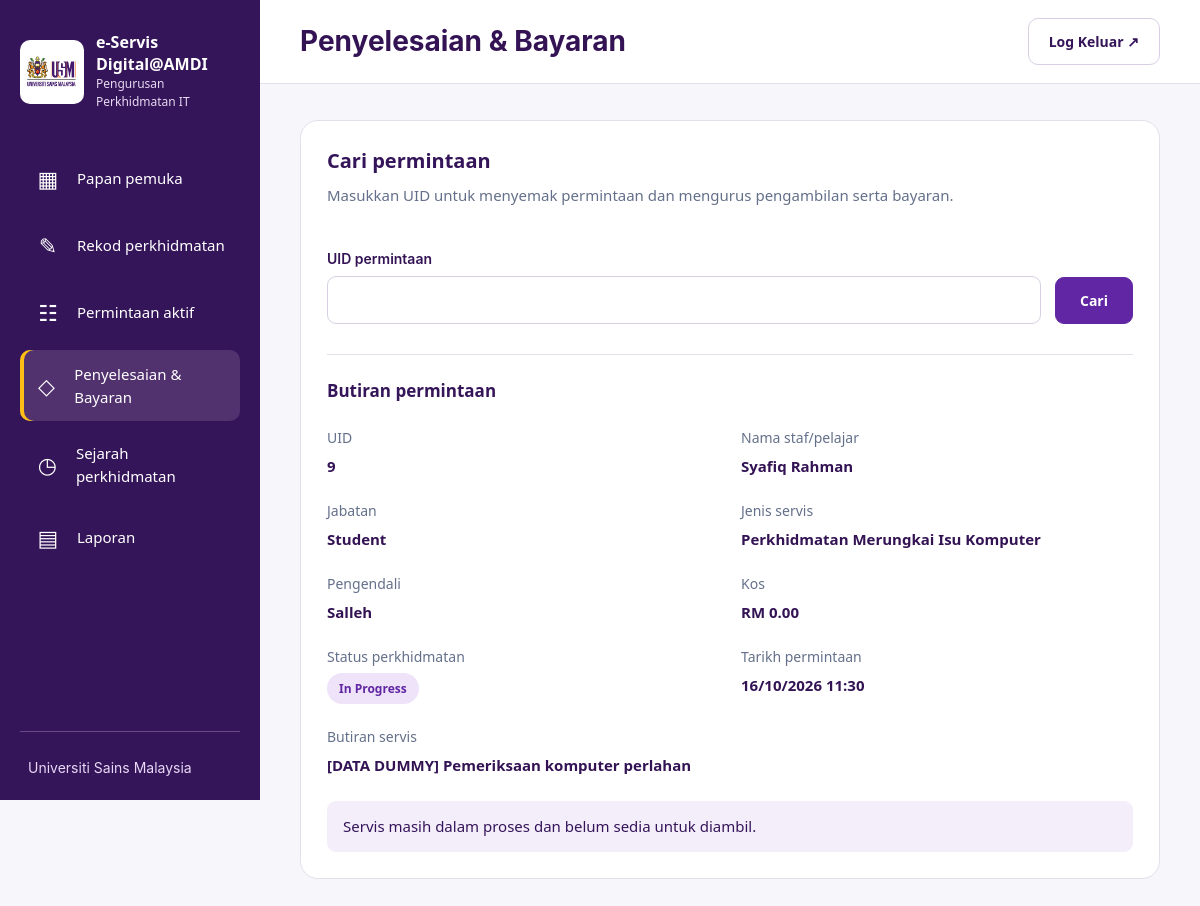
The app's page /payments/index.php?uid=9 (signed in), older data.
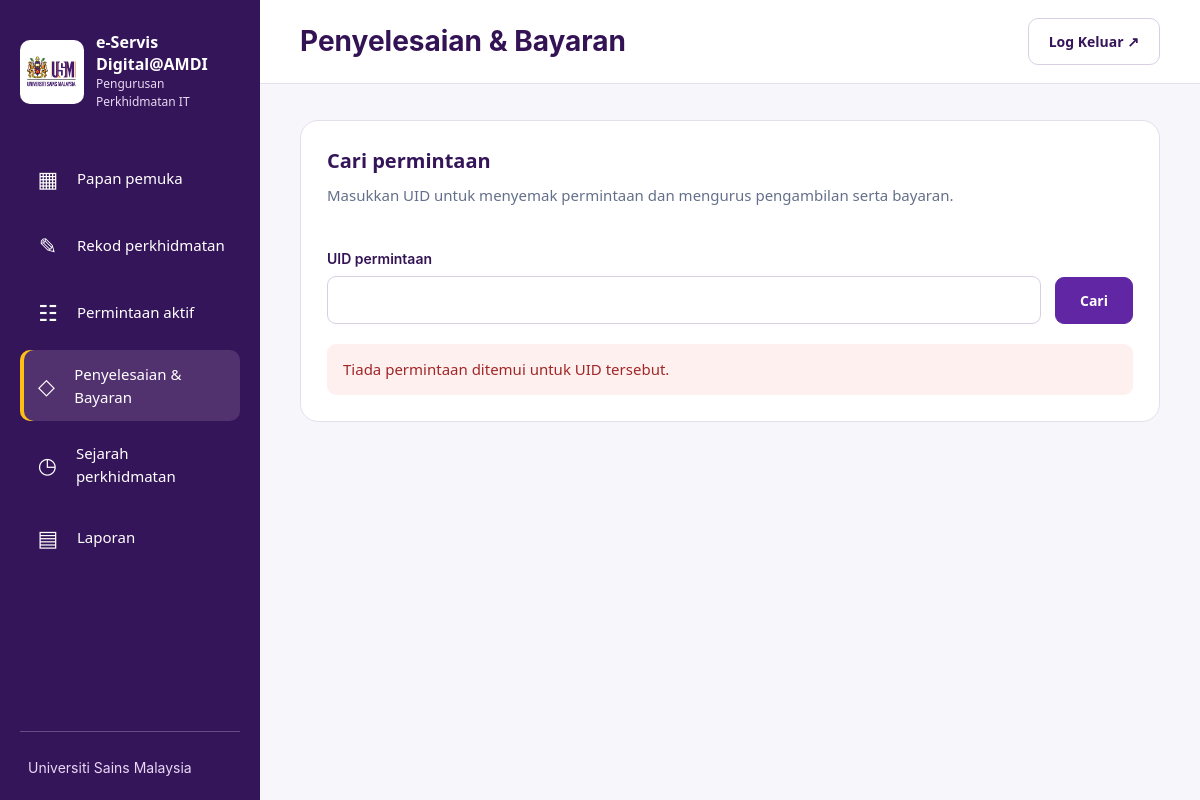
The same page, newer data.
### tables this page shows
CREATE TABLE `service_requests` (
  `id` int(10) UNSIGNED NOT NULL,
  `uid` varchar(40) NOT NULL,
  `requester_name` varchar(150) NOT NULL,
  `department_id` int(10) UNSIGNED NOT NULL,
  `service_type_id` int(10) UNSIGNED NOT NULL,
  `service_details` text NOT NULL,
  `estimated_cost` decimal(10,2) NOT NULL,
  `requested_at` datetime NOT NULL,
  `handler_id` int(10) UNSIGNED NOT NULL,
  `status` enum('in_progress','ready','completed') NOT NULL DEFAULT 'in_progress',
  `ready_at` datetime DEFAULT NULL,
  `picked_up_at` datetime DEFAULT NULL,
  `payment_date` date DEFAULT NULL,
  `reference_no` varchar(100) DEFAULT NULL,
  `completed_at` datetime DEFAULT NULL,
  `created_by` int(10) UNSIGNED NOT NULL,
  `completed_by` int(10) UNSIGNED DEFAULT NULL,
  `created_at` datetime NOT NULL DEFAULT current_timestamp(),
  `updated_at` datetime NOT NULL DEFAULT current_timestamp() ON UPDATE current_timestamp(),
  `requester_phone` varchar(30) DEFAULT NULL,
  `requester_email` varchar(190) DEFAULT NULL,
  `device_ownership` enum('usm','personal') DEFAULT NULL,
  `device_type` varchar(30) DEFAULT NULL,
  `device_type_other` varchar(100) DEFAULT NULL,
  `device_brand` varchar(120) DEFAULT NULL,
  `device_model` varchar(150) DEFAULT NULL,
  `device_serial` varchar(150) DEFAULT NULL,
  `asset_number` varchar(150) DEFAULT NULL,
  `device_condition` enum('unchecked','good','damaged','off') DEFAULT NULL,
  `condition_notes` varchar(1000) DEFAULT NULL,
  `accessories` text DEFAULT NULL
);

CREATE TABLE `departments` (
  `id` int(10) UNSIGNED NOT NULL,
  `name` varchar(150) NOT NULL,
  `is_active` tinyint(1) NOT NULL DEFAULT 1
);

CREATE TABLE `service_types` (
  `id` int(10) UNSIGNED NOT NULL,
  `name` varchar(100) NOT NULL,
  `is_active` tinyint(1) NOT NULL DEFAULT 1
);

CREATE TABLE `handlers` (
  `id` int(10) UNSIGNED NOT NULL,
  `name` varchar(150) NOT NULL,
  `is_active` tinyint(1) NOT NULL DEFAULT 1
);

### includes/auth.php (called while the page is built, shortened)
<?php
function e(string $value): string {
    return htmlspecialchars($value, ENT_QUOTES, 'UTF-8');
}

### payments/index.php (the view, shortened to what the changed rows need)
<?php
require __DIR__ . '/../includes/auth.php';
require __DIR__ . '/../config/database.php';
$uidInput = $_SERVER['REQUEST_METHOD'] === 'POST'
    ? ($_POST['uid'] ?? '')
    : ($_GET['uid'] ?? '');
$uid = is_string($uidInput) ? trim($uidInput) : '';
$request = null;
$error = '';
$labels = [
    'in_progress' => 'In Progress',
    'ready' => 'Ready',
    'completed' => 'Completed',
];
if (isset($_GET['uid']) || $_SERVER['REQUEST_METHOD'] === 'POST') {
    if ($uid === '' || strlen($uid) > 40) {
        $error = 'Sila masukkan UID yang sah.';
    } else {
        try {
            $statement = $pdo->prepare(
                'SELECT
                    r.*,
                    d.name AS department_name,
                    t.name AS service_type_name,
                    h.name AS handler_name
                 FROM service_requests r
                 JOIN departments d ON d.id = r.department_id
                 JOIN service_types t ON t.id = r.service_type_id
                 JOIN handlers h ON h.id = r.handler_id
                 WHERE r.uid = :uid'
            );
            $statement->execute(['uid' => $uid]);
            $request = $statement->fetch(PDO::FETCH_ASSOC);
            if (!$request) {
                $error = 'Tiada permintaan ditemui untuk UID tersebut.';
            }
        } catch (PDOException $exception) {
            error_log('Payment search: ' . $exception->getMessage());
            $error = 'Carian gagal. Sila cuba lagi.';
        }
    }
}
?>
<!DOCTYPE html>
<html lang="ms">
<head>
    <link rel="stylesheet"
          href="<?= APP_BASE ?>/assets/css/style.css">
    <link rel="stylesheet"
          href="<?= APP_BASE ?>/assets/css/sidebar.css">
    <link rel="stylesheet"
          href="<?= APP_BASE ?>/assets/css/dashboard.css">
    <link rel="stylesheet"
          href="<?= APP_BASE ?>/assets/css/payments.css?v=20261027c">
</head>
<body class="workspace amdi-type">
    <div class="dashboard-area">
        <header class="dashboard-header">
            <h1>Penyelesaian &amp; Bayaran</h1>
        </header>
        <main class="dashboard-main" id="main-content" tabindex="-1">
            <section class="payment-panel">
                <h2>Cari permintaan</h2>
                <p>
                    Masukkan UID untuk menyemak permintaan
                    dan mengurus pengambilan serta bayaran.
                </p>
                <form method="get" class="uid-search">
                    <div class="uid-field">
                    </div>
                    <button type="submit" class="payment-primary">
                    </button>
                </form>
                <?php if ($error !== ''): ?>
    <p class="payment-message error" role="alert">
        <?= e($error) ?>
    </p>
<?php endif; ?>
<?php if ($request): ?>
    <h3 class="payment-result-title">Butiran permintaan</h3>
    <dl class="payment-details">
        <div>
            <dt>UID</dt>
            <dd><?= e($request['uid']) ?></dd>
        </div>
        <div>
            <dt>Nama staf/pelajar</dt>
            <dd><?= e($request['requester_name']) ?></dd>
        </div>
        <div>
            <dt>Jabatan</dt>
            <dd><?= e($request['department_name']) ?></dd>
        </div>
        <div>
            <dt>Jenis servis</dt>
            <dd><?= e($request['service_type_name']) ?></dd>
        </div>
        <div>
            <dt>Pengendali</dt>
            <dd><?= e($request['handler_name']) ?></dd>
        </div>
        <div>
            <dt>Kos</dt>
            <dd>
                RM <?= number_format(
                    (float) $request['estimated_cost'],
                    2
                ) ?>
            </dd>
        </div>
        <div>
            <dt>Status perkhidmatan</dt>
            <dd>
                <span class="status status-<?= e($request['status']) ?>">
                    <?= e($labels[$request['status']] ?? $request['status']) ?>
                </span>
            </dd>
        </div>
        <div>
            <dt>Tarikh permintaan</dt>
            <dd>
                <?= e(date(
                    'd/m/Y H:i',
                    strtotime($request['requested_at'])
                )) ?>
            </dd>
        </div>
        <div class="payment-wide">
            <dt>Butiran servis</dt>
            <dd><?= nl2br(e($request['service_details'])) ?></dd>
        </div>
    </dl>
    <?php if ($request['status'] === 'in_progress'): ?>
        <p class="payment-message">
            Servis masih dalam proses dan belum sedia untuk diambil.
        </p>
    <?php endif; ?>
<?php endif; ?>
            </section>
        </main>
    </div>
</body>
</html>

Row changes from the older to the newer data that the page shows:
no longer on this page (row edited): service_requests: uid "9", requester_name "Syafiq Rahman", department.name "Student", service_type.name "Perkhidmatan Merungkai Isu Komputer", handler.name "Salleh", estimated_cost "0.00", status "In Progress", requested_at "16/10/2026 11:30", service_details "[DATA DUMMY] Pemeriksaan komputer perlahan"
Text that changed along with them:
$error: (not shown) → "Tiada permintaan ditemui untuk UID tersebut."
text no longer shown: "Butiran permintaan UID Nama staf/pelajar Jabatan Jenis servis Pengendali Kos RM Status perkhidmatan Tarikh permintaan Butiran servis Servis masih dalam proses dan belum sedia untuk diambil."
